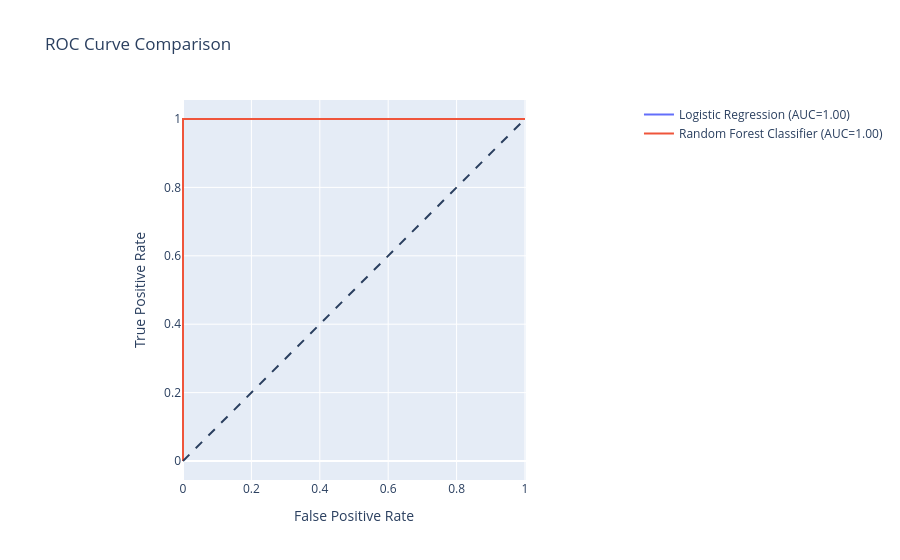

The notebook cell this image was saved under:
### Markdown cell above
## 10. Evaluation Metrics

For a binary classification task, several metrics are crucial to evaluate model performance comprehensively, especially when dealing with potential class imbalance:

*   **Accuracy**: The proportion of correctly classified instances out of the total instances.
*   **Precision**: The proportion of true positive predictions among all positive predictions. It answers: "Of all instances predicted as major disasters, how many actually were major disasters?"
*   **Recall (Sensitivity)**: The proportion of true positive predictions among all actual positive instances. It answers: "Of all actual major disasters, how many did we correctly identify?"
*   **F1-Score**: The harmonic mean of Precision and Recall. It provides a single score that balances both precision and recall, useful for imbalanced datasets.
*   **ROC AUC Score (Receiver Operating Characteristic - Area Under the Curve)**: Measures the ability of the classifier to distinguish between classes. An AUC of 1.0 means perfect separation, while 0.5 means no better than random guessing. It's particularly useful for imbalanced datasets as it considers all possible classification thresholds.

### Code cell
if not X_test.empty:
    logger.info("Evaluating model performance using various metrics.")

    models = {'Logistic Regression': pipeline_log_reg, 'Random Forest Classifier': pipeline_rf_clf}
    results = {}

    for name, model in models.items():
        try:
            y_pred = model.predict(X_test)
            y_proba = model.predict_proba(X_test)[:, 1] # Probability of the positive class (1)

            accuracy = accuracy_score(y_test, y_pred)
            precision = precision_score(y_test, y_pred)
            recall = recall_score(y_test, y_pred)
            f1 = f1_score(y_test, y_pred)
            roc_auc = roc_auc_score(y_test, y_proba)

            results[name] = {
                'Accuracy': accuracy,
                'Precision': precision,
                'Recall': recall,
                'F1-Score': f1,
                'ROC AUC': roc_auc
            }
            logger.info(f"--- {name} Evaluation ---")
            logger.info(f"Accuracy: {accuracy:.4f}")
            logger.info(f"Precision: {precision:.4f}")
            logger.info(f"Recall: {recall:.4f}")
            logger.info(f"F1-Score: {f1:.4f}")
            logger.info(f"ROC AUC: {roc_auc:.4f}")
        except Exception as e:
            logger.error(f"Error evaluating {name} model: {e}")

    # Plotting ROC curves
    try:
        fig = go.Figure()
        fig.add_shape(type='line', line=dict(dash='dash'), x0=0, x1=1, y0=0, y1=1)

        for name, model in models.items():
            if name in results: # Only plot if evaluation was successful
                y_proba = model.predict_proba(X_test)[:, 1]
                fpr, tpr, _ = roc_curve(y_test, y_proba)
                fig.add_trace(go.Scatter(x=fpr, y=tpr, name=f'{name} (AUC={results[name]["ROC AUC"]:.2f})', mode='lines'))

        fig.update_layout(
            title_text='ROC Curve Comparison',
            xaxis_title='False Positive Rate',
            yaxis_title='True Positive Rate',
            yaxis=dict(scaleanchor="x", scaleratio=1),
            xaxis=dict(constrain='domain')
        )
        fig.show()
    except Exception as e:
        logger.error(f"Error plotting ROC curves: {e}")

    logger.info("Model evaluation completed.")
else:
    logger.warning("Test data is empty. Skipping model evaluation.")

### Figure 1 — Plotly figure (JSON) as saved in the notebook; plotly's stock layout.template omitted (floating-point values rounded to 4 significant figures)
{"data": [{"mode": "lines", "name": "Logistic Regression (AUC=1.00)", "type": "scatter", "x": [0.0, 0.0, 0.0, 0.0, 0.0, 0.0, 0.0, 0.0, 0.0, 0.0, 0.0, 0.0, 0.0, 0.0, 0.3103, 0.6552, 0.7414, 0.9828, 1.0], "y": [0.0, 0.1408, 0.1549, 0.2254, 0.3451, 0.3592, 0.4718, 0.4859, 0.6408, 0.662, 0.8099, 0.831, 0.9859, 1.0, 1.0, 1.0, 1.0, 1.0, 1.0]}, {"mode": "lines", "name": "Random Forest Classifier (AUC=1.00)", "type": "scatter", "x": [0.0, 0.0, 0.0, 0.01724, 1.0], "y": [0.0, 0.9718, 1.0, 1.0, 1.0]}], "layout": {"shapes": [{"line": {"dash": "dash"}, "type": "line", "x0": 0, "x1": 1, "y0": 0, "y1": 1}], "title": {"text": "ROC Curve Comparison"}, "xaxis": {"constrain": "domain", "title": {"text": "False Positive Rate"}}, "yaxis": {"scaleanchor": "x", "scaleratio": 1, "title": {"text": "True Positive Rate"}}}}
